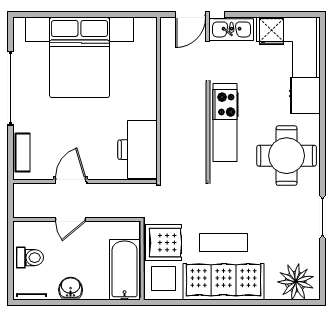
#> input picture Plano_1.png, 335 x 316 px
$ python Libreria.py
#> lines starting #> are read from the running program, lines starting #| are printed output that depends on the picture; after the words box and inside, x2 and y2 are one past the last pixel; in counts of white or black regions, pixels touching at a corner belong together
### src/vision/deteccion.py
"""
==================================================================
=  PROYECTO 3                                                    =
=  DESARROLLO DE UNA LIBRERIA EN PYTHON PARA LA DETECCION DE     =
=  LINEAS, ESQUINAS E INTERSECCIONES EN PLANOS ARQUITECTONICOS   =
=                                                                =
==================================================================
  INTEGRANTES:
  - HAN APESS ESPARZA
  - ARMANDO DUARTE ESPARZA
  - IKER EDUARDO FIGUEROA GARCIA
  - JOSE IVAN RODRIGUEZ VALTIERRA
"""
import cv2
import numpy as np
import matplotlib.pyplot as plt

#Clase para tener limpio el codigo principal y sea mas sencillo de usar en el repositorio de la libreria
class ProcesadorPlanos:
    #Primero mandamos a llamar la imagen y la guardamos en una variable de clase para poder usarla
    def __init__(self, ruta_imagen):
        self.imagen = cv2.imread(ruta_imagen)
        #Codicionamos a que la encuentre en caso de que no se encuentre mandamos un mensaje de error
        if self.imagen is None:
            raise ValueError("No se pudo cargar la imagen.")
        self.resultado = self.imagen.copy()

    #Aplicames la escala de grises asi es mas facil trabajar con la imagen y aplicar los filtros necesarios
    def aplicar_escala_grises(self, img=None):
        #A diferencia de lo visto en clases pasamos la imagen mas abajo, esto le da la libertad de tener un script limpio y un codigo mas universal donde el usuario no necesite meter mano
        target = img if img is not None else self.imagen
        return cv2.cvtColor(target, cv2.COLOR_BGR2GRAY)

    #Aplicamos un filtro bilateral para preservar los bordes, esto es importante para no perder detalles importantes de la imagen, a diferencia del gaussiano que puede difuminar los bordes,
    #el bilateral es mas efectivo para este tipo de imagenes donde los bordes son cruciales
    def aplicar_filtrado(self, gris):
        #Los parametros del filtro bilateral pueden ser ajustados dependiendo de la calidad de la imagen, pero en general estos valores que encontramos funcionan bien para planos arquitectonicos
        return cv2.bilateralFilter(gris, 9, 75, 75)

    "Seguimos con corregir la inclinacion, aqui es donde aplicamos la transformacion afin y la transformada de hough para detectar las lineas"
    "y corregir la inclinacion de la imagen, esto es crucial para que los siguientes pasos funcionen correctamente"

    #Para evitar lineas inclinadas o planos que tengan una inclinacion, aplicamos una transformacion afin basada en la transformada de hough para detectar las lineas principales y corregir
    # la inclinacion de la imagen, esto es importante para que los siguientes pasos funcionen correctamente y no tengamos lineas inclinadas que puedan afectar la deteccion de muros y esquinas
    # o directamente afectar la visualizacion final"
    def corregir_inclinacion(self, gris):
        # Deteccion de bordes con Canny para mejorar la deteccion de lineas y pasarselas a Hough
        bordes = cv2.Canny(gris, 50, 150)
        # Hough en este punto nos ayuda a detectar las lineas principales del plano, lo que nos permite calcular el ángulo de inclinacion y corregirlo con una transformacion
        lineas = cv2.HoughLinesP(bordes, 1, np.pi/180, 100, minLineLength=100, maxLineGap=10)

        #Este es solo para la correccion de inclinacion, calculamos el angulo de cada linea detectada y tomamos la mediana para corregir la inclinacion de la imagen, se usa la formula de
        # atan2 para calcular el angulo de inclinacion de cada linea, y luego se toma la mediana de esos angulos para obtener un valor representativo de la inclinacion general del plano

        angulo_final = 0
        if lineas is not None:
            angulos = []
            for l in lineas:
                x1, y1, x2, y2 = l[0]
                ang = np.degrees(np.arctan2(y2 - y1, x2 - x1))
                if abs(ang) < 45: angulos.append(ang)
            if angulos: angulo_final = np.median(angulos)

        #Aqui pasamos a la matriz de rotacion que corrige la inclinacion de la imagen, se calcula el centro de la imagen y se aplica una rotacion basada en el angulo calculado anteriormente,
        # esto nos da una imagen corregida sin inclinacion en lineas ya que el plano necesita estar lo mas recto posible para que los siguientes pasos funcionen correctamente,
        # ademas de mejorar la visualizacion final

        #Aqui detectamos el ancho y alto de la imagen para calcular el centro
        height, width = gris.shape[:2]
        centro = (width // 2, height // 2)
        #El 1.0 es el factor de escala, en este caso no queremos escalar la imagen, solo rotarla, por lo que dejamos el factor de escala en 1
        Matriz = cv2.getRotationMatrix2D(centro, angulo_final, 1.0)
        self.resultado = cv2.warpAffine(self.imagen, Matriz, (width, height))
        return cv2.cvtColor(self.resultado, cv2.COLOR_BGR2GRAY)

        #Aplicamos una umbralizacion simple para obtener una imagen binaria, esto es importante para poder aplicar la morfologia y aislar los muros, ademas de facilitar la deteccion de bordes y esquinas
        #usando la funcion de umbralizacion de opencv, con un umbral de 200, esto puede ser ajustado dependiendo de la calidad de la imagen, pero en general este valor funciona bien para planos arquitectonicos,
        #porque los muros suelen ser de un color oscuro y el fondo suele ser claro, por lo que un umbral de 200 nos ayuda a separar los muros del fondo
    def aplicar_umbralizacion(self, gris):
        _, binaria = cv2.threshold(gris, 200, 255, cv2.THRESH_BINARY_INV)
        return binaria

        #Ahora con esta mascara, discriminamos los muros de las cotas y muebles finos, aplicando una operacion de apertura para eliminar las lineas finas, y luego una operacion de cierre para rellenar
        # los huecos que puedan quedar en los muros, esto nos da una mascara mas limpia y solida de los muros, lo que facilita la deteccion de bordes.
        #El rellenar ayuda de que no queden huecos en los muros que puedan afectar la deteccion o que se hagan segmentaciones erroneas en los muros
    def aislar_muros(self, binaria):
        kernel = np.ones((5, 5), np.uint8)
        mascara = cv2.morphologyEx(binaria, cv2.MORPH_OPEN, kernel)
        mascara = cv2.morphologyEx(mascara, cv2.MORPH_CLOSE, kernel)
        return mascara

        #Vamos con la parte de detectar bordes y esquinas, para esto aplicamos el detector de bordes de Canny sobre la mascara de muros, esto nos da una imagen con los bordes de los muros, lo que facilita
        # la deteccion de esquinas, luego aplicamos el detector de esquinas de Shi-Tomasi sobre la mascara de muros, esto nos da las esquinas de los muros, lo que es importante para la visualizacion final
        # y para tener una mejor representacion de la estructura del plano. Se uso Shi-Tomasi porque es un detector de esquinas mas robusto y preciso que el de Harris (Ya que por mas movimientos usados podia relativamente
        # quear bien pero busca parametros especificos que hacen que no sea unversal), lo que es importante para procesar planos de alta resolucion sin que el tiempo de procesamiento sea excesivo
    def detectar_caracteristicas(self, mascara):
        # Bordes de Canny sobre la mascara de muros
        bordes = cv2.Canny(mascara, 50, 150)
        # Esquinas (Shi-Tomasi) los valores de maxCorners, qualityLevel y minDistance pueden ser ajustados dependiendo de la calidad de la imagen, pero en general estos valores funcionan bien para los planos
        esquinas = cv2.goodFeaturesToTrack(mascara, 500, 0.01, 15)
        return bordes, esquinas

        #Finalmente, marcamos visualmente los resultados, pintando los muros de rojo y las esquinas de azul, esto nos da una visualizacion clara y facil de entender de la estructura del plano, ademas de resaltar los elementos
        #  importantes como los muros y las esquinas, lo que es crucial para la interpretacion del plano por parte del usuario
    def marcar_visual(self, mascara, esquinas):
        # Pintar muros de rojo
        self.resultado[mascara == 255] = [0, 0, 255]
        # Pintar esquinas de azul
        #Conddicionamos a que haya esquinas detectadas para evitar errores, y luego iteramos sobre las esquinas para dibujar un circulo azul en cada una de ellas
        if esquinas is not None:
            for i in esquinas.astype(int):
                x, y = i.ravel()
                cv2.circle(self.resultado, (x, y), 7, (255, 0, 0), -1)

        #Para terminar una funcion final para ejecutar todo el procesamiento, esto hace que el codigo principal sea mas limpio y facil de usar, ademas de permitir que el usuario pueda usar cada parte
        #de forma independiente si lo desea
    def ejecutar(self):
        gris = self.aplicar_escala_grises()
        filtrado = self.aplicar_filtrado(gris)
        gris_recto = self.corregir_inclinacion(filtrado)
        binaria = self.aplicar_umbralizacion(gris_recto)
        mascara = self.aislar_muros(binaria)
        bordes, esquinas = self.detectar_caracteristicas(mascara)
        self.marcar_visual(mascara, esquinas)

        return self.resultado

### Libreria.py
"""
====================================================================
=  PROYECTO 3                                                      =
=  DESARROLLO DE UNA LIBRERIA EN PYTHON PARA LA DETECCION DE       =
=  LINEAS, ESQUINAS E INTERSECCIONES EN PLANOS ARQUITECTONICOS     =
=                                                                  =
= Este proyecto es un detector de lineas y bordes en imagenes de   =
= planos arquitectonicos, usa funciones de OpenCV para el          =
= procesamiento de la imagen, y esta organizado en una clase para  =
= facilitar su uso, ademas de tener un codigo limpio y facil de    =
= entender, el usuario solo tiene que cambiar el nombre del archivo=
= de imagen que quiere analizar y ejecutar el script para ver los  =
= resultados.                                                      =
====================================================================
  INTEGRANTES:
  - HAN APESS ESPARZA
  - ARMANDO DUARTE ESPARZA
  - IKER EDUARDO FIGUEROA GARCIA
  - JOSE IVAN RODRIGUEZ VALTIERRA
"""

import cv2
import matplotlib.pyplot as plt
import os
import tkinter as tk
from tkinter import messagebox
from vision.deteccion import ProcesadorPlanos

# ==========================================================
# 1. CONFIGURACION DE USUARIO (Cambia el nombre aqui)
# Solo debes de cambiar el # al archivu que quieras ver de ejemplo
# Asegurate que los otros tres ARCHIVO_DDE_IMAGEN esten comentados para evitar confusiones,
# y que el que quieras usar este sin comentar
# ==========================================================
ARCHIVO_DE_IMAGEN = "Plano_1.png"                         #= <-- Cambia el # ddependiendo del plano que quieras analizar
#ARCHIVO_DE_IMAGEN = "Plano_2.jpg"
#ARCHIVO_DE_IMAGEN = "Plano_3.jpg"
#ARCHIVO_DE_IMAGEN = "Plano_4.png"
# ==========================================================

#Crear pantalla de error personalizada para mostrar mensajes de error de forma mas amigable y como solucionarlo
# [5 lines left out: function mostrar_error, not called in this run]

def ejecutar_analisis():
    # Verificar si el archivo existe
    if not os.path.exists(ARCHIVO_DE_IMAGEN):
        mensaje = (f"No se encontro la imagen: '{ARCHIVO_DE_IMAGEN}'\n\n"
                   "Por favor, revisa:\n"
                   "1. Que el nombre este bien escrito.\n"
                   "2. Que la imagen este en la misma carpeta que este script.\n"
                   "3. Que la extension sea la correcta.")
        mostrar_error(mensaje)
        return

    try:
        # Procesamiento de la imagen usando la clase ProcesadorPlanos, esto hace que el codigo principal sea mas limpio
        procesador = ProcesadorPlanos(ARCHIVO_DE_IMAGEN)
#> in __init__, self.imagen is the input picture: shape (316, 335, 3); min 0, max 255, mean 229.5
        final = procesador.ejecutar()
#> in aplicar_filtrado, `return cv2.bilateralFilter(gris, 9, 75, 75)`:
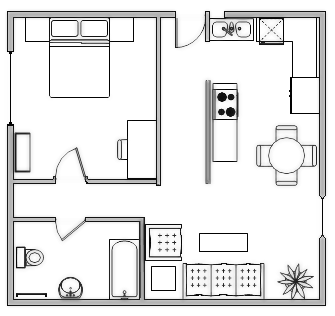
#> returned value: shape (316, 335); min 1, max 255, mean 230.7
#> in corregir_inclinacion, `bordes = cv2.Canny(gris, 50, 150)`:
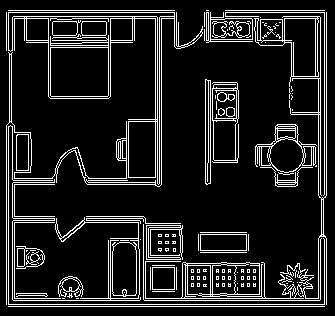
#> bordes: shape (316, 335); 12.5% white in thin lines or dots
#> in corregir_inclinacion, `lineas = cv2.HoughLinesP(bordes, 1, np.pi/180, 100, minLineLength=100,..`: lineas = 24 rows, first 6: [6, 300, 326, 300], [76, 298, 326, 298], [8, 306, 324, 306], [6, 304, 326, 304], [320, 197, 320, 10], [8, 10, 174, 10]
#> the loop in corregir_inclinacion, `for l in lineas:` made 24 passes
#> (x1, y1, x2, y2, ang) on passes 1 to 8: (6, 300, 326, 300, 0), (76, 298, 326, 298, 0), (8, 306, 324, 306, 0), (6, 304, 326, 304, 0), (320, 197, 320, 10, -90), (8, 10, 174, 10, 0), (223, 12, 326, 12, 0), (324, 197, 324, 10, -90)
#> after the loop in corregir_inclinacion, `for l in lineas:`: angulos = [0, 0, 0, 0, 0, 0, 0, 0, 0, 0]
#> in corregir_inclinacion, `if angulos: angulo_final = np.median(angulos)`: angulo_final = 0
#> in corregir_inclinacion, `Matriz = cv2.getRotationMatrix2D(centro, angulo_final, 1.0)`: Matriz = [[1, 0, 0], [0, 1, 0]]
#> in aplicar_umbralizacion, `_, binaria = cv2.threshold(gris, 200, 255, cv2.THRESH_BINARY_INV)`:
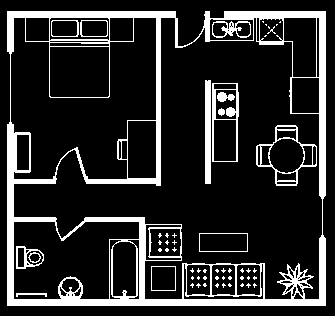
#> binaria: shape (316, 335); 16.5% white; 57 white regions (43 under 20 px), largest, box (x1, y1, x2, y2) and area: (7, 11, 326, 306) 14056, (256, 125, 317, 186) 655, (205, 80, 211, 184) 623
#> in aislar_muros, `mascara = cv2.morphologyEx(binaria, cv2.MORPH_OPEN, kernel)`:
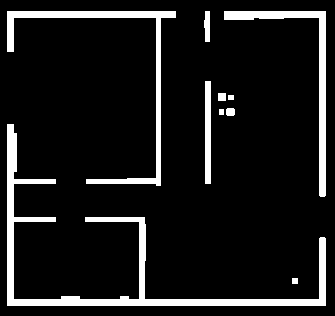
#> mascara: shape (316, 335); 10.4% white; 10 white regions, largest, box (x1, y1, x2, y2) and area: (7, 124, 326, 306) 5310, (7, 11, 176, 186) 2640, (224, 11, 326, 197) 2050
#> in detectar_caracteristicas, `bordes = cv2.Canny(mascara, 50, 150)`:
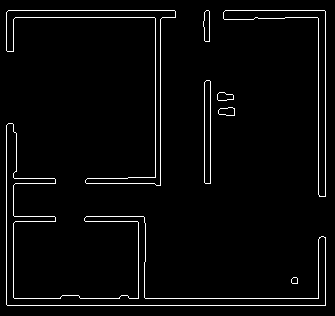
#> bordes: shape (316, 335); 3.2% white in thin lines or dots, all inside (x1, y1, x2, y2) = (6, 10, 326, 306)
#> in detectar_caracteristicas, `esquinas = cv2.goodFeaturesToTrack(mascara, 500, 0.01, 15)`: esquinas = 35 rows, first 8: [325, 305], [7, 305], [145, 298], [129, 298], [80, 298], [60, 298], [297, 283], [138, 222]
#> in marcar_visual, `self.resultado[mascara == 255] = [0, 0, 255]`:
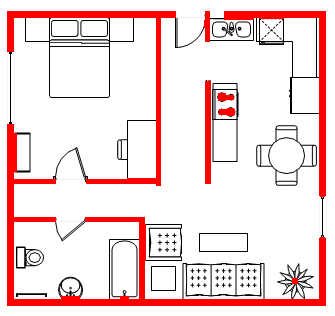
#> self.resultado: shape (316, 335, 3); 10.42% of pixels changed, all inside (x1, y1, x2, y2) = (7, 11, 326, 306)
#> the loop in marcar_visual, `for i in esquinas.astype(int):` made 35 passes
#> after the loop in marcar_visual, `for i in esquinas.astype(int):`:
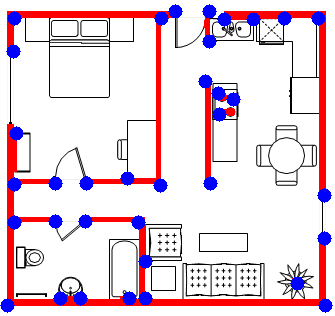
#> self.resultado: shape (316, 335, 3); 4.93% of pixels changed, all inside (x1, y1, x2, y2) = (0, 4, 333, 313)

        # Configurar la ventana de visualización
        fig = plt.figure(figsize=(10, 10))

        # Título de la ventana
        fig.canvas.manager.set_window_title(f"Visualizador de Planos: {ARCHIVO_DE_IMAGEN}")

        # Enseñar la imagen procesada con un título que incluya el nombre del archivo
        plt.imshow(cv2.cvtColor(final, cv2.COLOR_BGR2RGB))
        plt.title(f"IMAGEN PROCESADA CON LOS BORDES Y ESQUINAS", fontsize=18, fontweight='bold', color='Purple')
        plt.axis('off')
        plt.show()


    except Exception as e:
        mostrar_error(f"Ocurrio un error inesperado al procesar la imagen:\n{str(e)}")

if __name__ == "__main__":
    ejecutar_analisis()

$ run again, with Plano_2.jpg saved as Plano_1.png
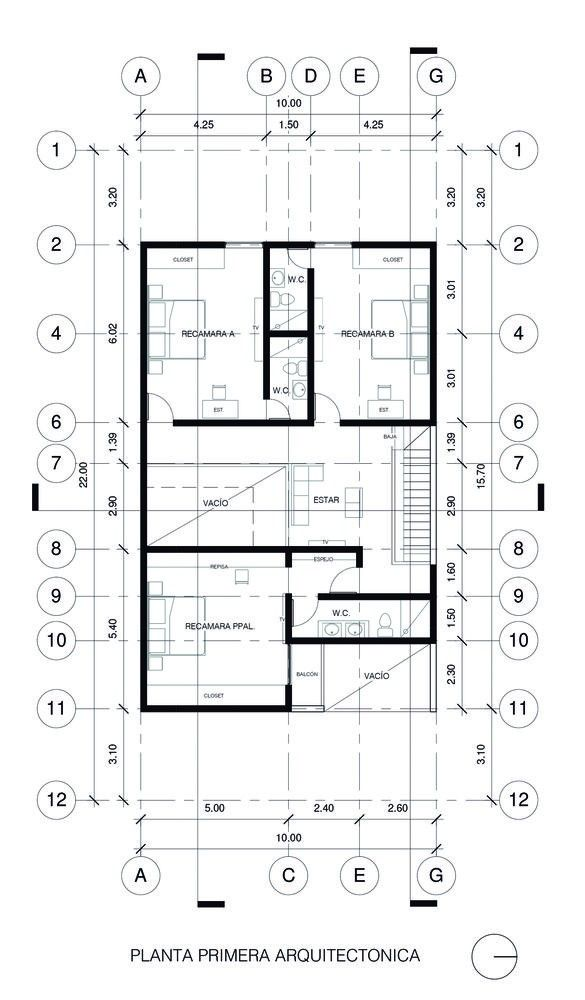
#> input picture Plano_2.jpg, 585 x 1000 px
#> in __init__, self.imagen is the input picture: shape (1000, 585, 3); mean B, G, R 240.4, 240.2, 239.7
#> in corregir_inclinacion, `bordes = cv2.Canny(gris, 50, 150)`:
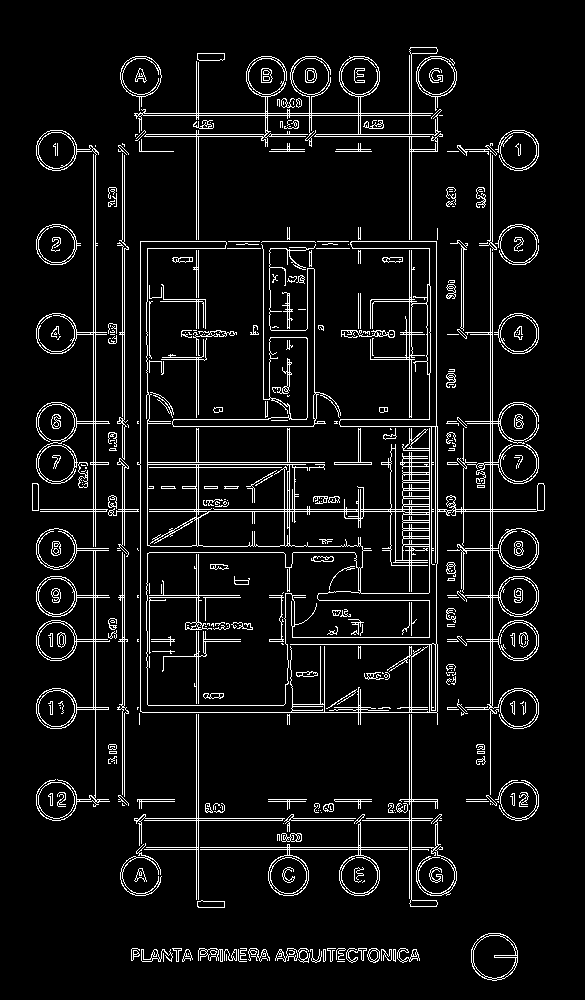
#> bordes: shape (1000, 585); 7% white in thin lines or dots, all inside (x1, y1, x2, y2) = (32, 47, 545, 981)
#> lineas = 63 rows, first 6: [196, 899, 196, 61], [198, 907, 198, 53], [409, 903, 409, 637], [490, 804, 490, 143], [411, 906, 411, 47], [122, 805, 122, 143]
#> the loop in corregir_inclinacion, `for l in lineas:` made 63 passes
#> (x1, y1, x2, y2, ang) on passes 1 to 8: (196, 899, 196, 61, -90), (198, 907, 198, 53, -90), (409, 903, 409, 637, -90), (490, 804, 490, 143, -90), (411, 906, 411, 47, -90), (122, 805, 122, 143, -90), (93, 709, 93, 148, -90), (95, 806, 95, 145, -90)
#> after the loop in corregir_inclinacion, `for l in lineas:`: angulos = 34 values, max 0.947 at index 27, min 0 at index 0, mean 0.0528
#> angulo_final = 0
#> Matriz = [[1, 0, 0], [0, 1, 0]]
#> binaria: shape (1000, 585); 8.4% white; 305 white regions (137 under 20 px), largest, box (x1, y1, x2, y2) and area: (32, 47, 545, 908) 38595, (334, 293, 394, 337) 270, (471, 933, 518, 980) 262
#> in detectar_caracteristicas, `esquinas = cv2.goodFeaturesToTrack(mascara, 500, 0.01, 15)`: esquinas = 59 rows, first 8: [224, 907], [197, 907], [436, 906], [410, 906], [291, 712], [140, 712], [292, 645], [436, 643]
#> the loop in marcar_visual, `for i in esquinas.astype(int):` made 59 passes
#> after the loop in marcar_visual, `for i in esquinas.astype(int):`:
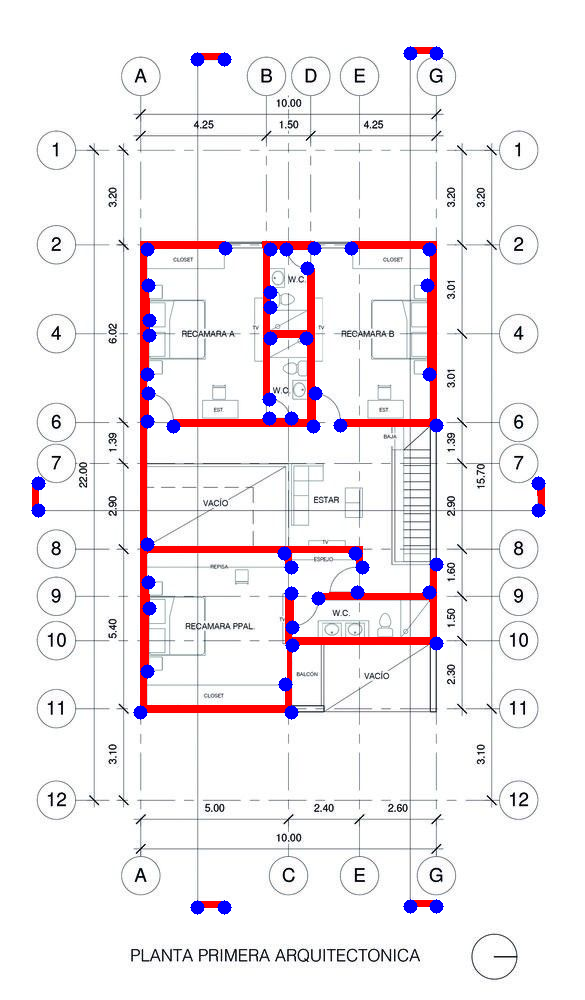
#> self.resultado: shape (1000, 585, 3); mean B, G, R 241, 237, 243.1
